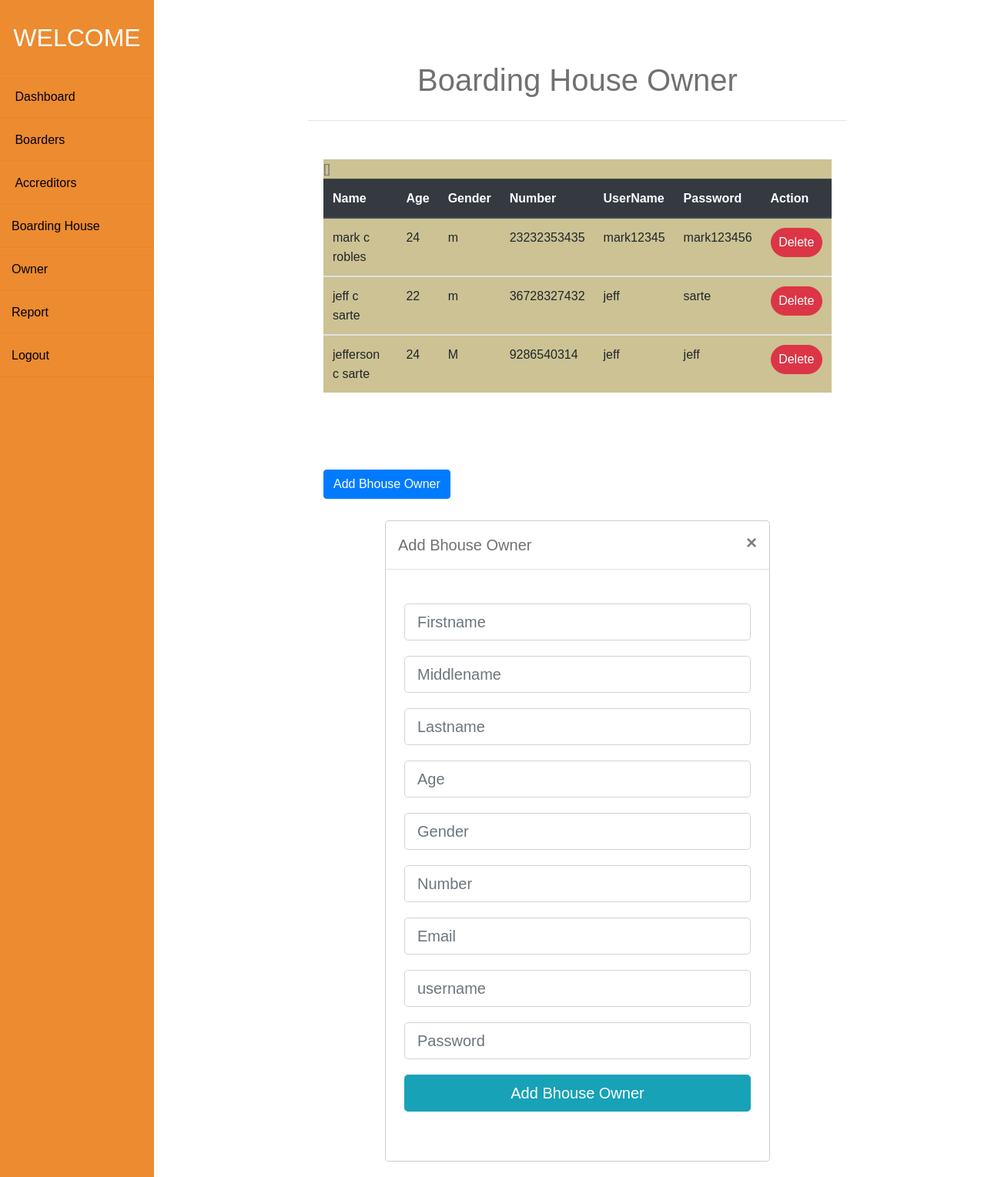
Page /admin/bhouseowner.php on the committed database.
### tables this page shows
CREATE TABLE `boardinghouseowner` (
  `id` int(11) NOT NULL,
  `FirstName` varchar(15) NOT NULL,
  `MiddleName` varchar(15) NOT NULL,
  `LastName` varchar(15) NOT NULL,
  `Age` int(2) NOT NULL,
  `Gender` varchar(10) NOT NULL,
  `DateCreated` timestamp NOT NULL DEFAULT CURRENT_TIMESTAMP,
  `UserName` varchar(15) NOT NULL,
  `Password` varchar(15) NOT NULL,
  `Number` bigint(11) NOT NULL
);

### admin/getbhouseowner.php (the view, shortened to what this page needs)
<?php
    include '../include/conn.php';
    $get_query = "SELECT * FROM boardinghouseowner ";
    $result = mysqli_query($conn,$get_query);
     while($row = mysqli_fetch_array($result))
    {
        ?>
            <tbody>
                <tr>
                    <td><?php echo $row['FirstName'].' '.$row['MiddleName'].' '.$row['LastName']; ?></td>
                    <td><?php echo $row['Age']; ?></td>
                    <td><?php echo $row['Gender']; ?></td>
                    <td><?php echo $row['Number']; ?></td>
                    <td><?php echo $row['UserName']; ?></td>
                    <td><?php echo $row['Password']; ?></td>
                    <td class="text-right">
                    <form action="delowner.php" method="POST">
                                        <button type="submit" class="btn btn-danger badge-pill" name="id" value="<?php echo $row['id']; ?>" >Delete </button>
                                    </form>
            </tbody>
        <?php
}
?>

### css/admin.css (style rules this page uses)
* { margin: 0; padding: 0; box-sizing: border-box; list-style: none; text-decoration: none; font-family: 'Josefin Sans', sans-serif; }
body { background-color: #f3f5f9; }

### rows in the picture
boardinghouseowner: FirstName "mark", MiddleName "c", LastName "robles", Age "24", Gender "m", Number "23232353435", UserName "mark12345", Password "mark123456", $row['id'] 3 (drawn)
boardinghouseowner: FirstName "jeff", MiddleName "c", LastName "sarte", Age "22", Gender "m", Number "36728327432", UserName "jeff", Password "sarte", $row['id'] 4 (drawn)
boardinghouseowner: FirstName "jefferson", MiddleName "c", LastName "sarte", Age "24", Gender "M", Number "9286540314", UserName "jeff", Password "jeff", $row['id'] 5 (drawn)
